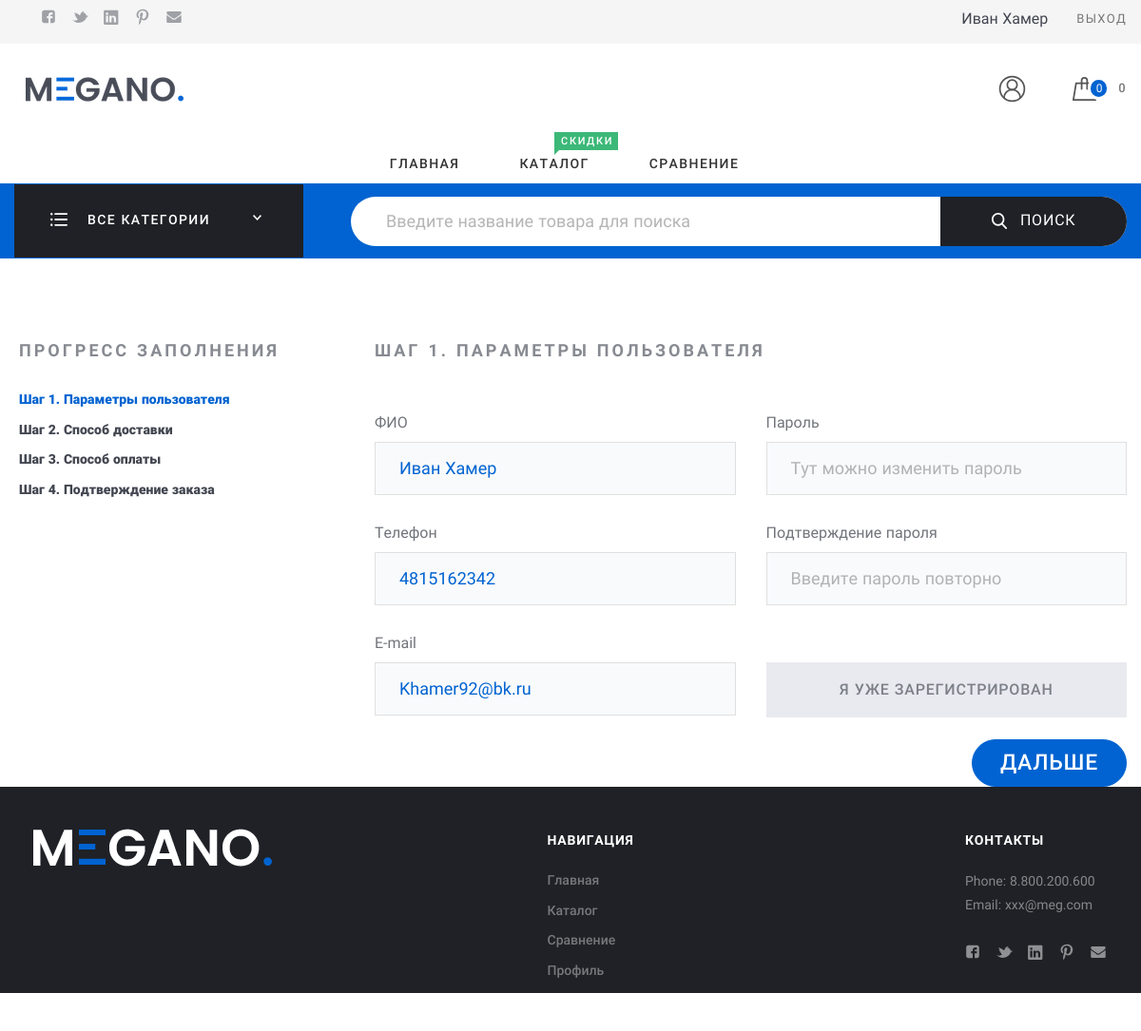
The page /orders/order_step_1/ (signed in) on the database its author committed.
### my_store_app/models.py (models this page shows, shortened)
class Profile(models.Model):
    def validate_image(fieldfile_obj):
        file_size = fieldfile_obj.file.size
        megabyte_limit = 150.0
        if file_size > megabyte_limit * 1024 * 1024:
            raise Exception("Максимальный размер файла {}MB".format(str(megabyte_limit)))
    user = models.OneToOneField(User, unique=True, on_delete=models.CASCADE, related_name='profile')
    username = models.CharField(default='-------', max_length=50,
                                verbose_name='username', blank=True, null=True)
    full_name = models.CharField(default='не указано', max_length=50, verbose_name='ФИО пользователя', blank=True)
    phone = models.CharField(default='Не указано', max_length=30, verbose_name='номер телефона', blank=True, null=True,
                             unique=True)
    email = models.EmailField(verbose_name='email пользователя', blank=True, unique=True)
    avatar = models.ImageField(upload_to='catalog/files/', null=True, validators=[validate_image], default='')
    class Meta:
        verbose_name = 'Профиль'
        verbose_name_plural = 'Профили пользователей'

### orders/views.py (the view)
# urls.py: path('order_step_1/', order_step_1, name='order_step_1'),
def order_step_1(request: HttpRequest):
    if request.method == 'POST':
        form = OrderStepOneForm(request.POST)
        if form.is_valid():
            if request.user.is_authenticated:
                fio = form.cleaned_data['fio']
                email = form.cleaned_data['email']
                phone = form.cleaned_data['phone']
                order = Order.objects.filter(customer=request.user, in_order=False)
                if not order.exists():
                    Order.objects.create(
                        fio=fio,
                        email=email,
                        phone=phone,
                        customer=request.user
                    )
                else:
                    order = Order.objects.filter(customer=request.user, in_order=False).last()
                    order.fio = fio
                    order.email = email
                    order.phone = phone
                    order.save()
                return redirect('orders:order_step_2')
            else:
                return redirect('my_store_app:login')
    else:
        form = OrderStepOneForm()
        return render(request, 'orders/order_step_1.html', {'form': form})

### orders/templates/orders/order_step_1.html (shortened to what this page needs)
{% extends "my_store_app/base.html" %}
{% load static %}
{% load products_tags %}
{% block content %}
    {% order_user pk=request.user.pk as user %}
    <div class="Middle Middle_top">
        <div class="Section Section_column Section_columnRight Section_columnWide Order">
            <div class="wrap">
                <div class="Section-column">
                    <div class="Section-columnSection">
                        <header class="Section-header">
                            <strong class="Section-title">Прогресс заполнения
                            </strong>
                        </header>
                        <div class="Section-columnContent">
                            <div class="NavigateProfile">
                                <ul class="menu menu_vt">
                                    <li class="menu-item_ACTIVE menu-item"><a class="menu-link" href="#step1">Шаг 1. Параметры пользователя</a>
                                    </li>
                                    <li class="menu-item"><a class="menu-link" href="#step2">Шаг 2. Способ доставки</a>
                                    </li>
                                    <li class="menu-item"><a class="menu-link" href="#step3">Шаг 3. Способ оплаты</a>
                                    </li>
                                    <li class="menu-item"><a class="menu-link" href="#step4">Шаг 4. Подтверждение заказа</a>
                                    </li>
                                </ul>
                            </div>
                        </div>
                    </div>
                </div>
                <div class="Section-content">
                    <form class="form" action="{% url 'orders:order_step_1' %}" method="post">
                        <div class="Order-block Order-block_OPEN" id="step1">
                            <header class="Section-header Section-header_sm">
                                <h2 class="Section-title">Шаг 1. Параметры пользователя
                                </h2>
                            </header>
                            <div class="row">
                                <div class="row-block">
                                    <div class="form-group">
                                        <label class="form-label" for="name">ФИО
                                        </label>
                                        <input class="form-input" id="fio" name="fio" type="text" value="{{ user.full_name }}" />
                                    </div>
                                    <div class="form-group">
                                        <label class="form-label" for="phone">Телефон
                                        </label>
                                        <input class="form-input" id="phone" name="phone" type="text" value="{{ user.phone }}" />
                                    </div>
                                    <div class="form-group">
                                        <label class="form-label" for="mail">E-mail
                                        </label>
                                        <input class="form-input" id="email" name="email" type="text" value="{{ user.email }}" data-validate="require" />
                                    </div>
                                </div>
                                <div class="row-block">
                                    <div class="form-group">
                                        <label class="form-label" for="password">Пароль
                                        </label>
                                        <input class="form-input" id="password" name="password" type="password" placeholder="Тут можно изменить пароль" />
                                    </div>
                                    <div class="form-group">
                                        <label class="form-label" for="passwordReply">Подтверждение пароля
                                        </label>
                                        <input class="form-input" id="passwordReply" name="passwordReply" type="password" placeholder="Введите пароль повторно" />
                                    </div>
                                    <div class="form-group"><a class="btn btn_muted Order-btnReg" href="#">Я уже зарегистрирован</a>
                                    </div>
                                </div>
                            </div>
                            <div class="Order-footer"><button type="submit" class="btn btn_primary btn_lg">Дальше</button>
                            </div>
                    </form>
                </div>
            </div>
        </div>
    </div>
{% endblock %}

### my_store_app/templates/my_store_app/base.html (shortened to what this page needs)
<!DOCTYPE html>
{% load static %}
{% load products_tags %}
{% include 'include/head.html' %}
<html lang="ru">
<body class="Site">
    <header class="Header">
        <div class="ControlPanel">
            <div class="wrap">
                <div class="row ControlPanel-row">
                    <div class="row-block">
                        <div class="row ControlPanel-rowSplit">
                            <div class="row-block hide_700">
                                <ul class="menu menu_img menu_smallImg ControlPanel-menu">
                                    <li class="menu-item"><a class="menu-link" href="#"><img src="{% static 'assets/img/icons/socialHeader/fb.svg' %}" alt="fb.svg" /></a>
                                    </li>
                                    <li class="menu-item"><a class="menu-link" href="#"><img src="{% static 'assets/img/icons/socialHeader/tw.svg' %}" alt="tw.svg" /></a>
                                    </li>
                                    <li class="menu-item"><a class="menu-link" href="#"><img src="{% static 'assets/img/icons/socialHeader/in.svg' %}" alt="in.svg" /></a>
                                    </li>
                                    <li class="menu-item"><a class="menu-link" href="#"><img src="{% static 'assets/img/icons/socialHeader/pt.svg' %}" alt="pt.svg" /></a>
                                    </li>
                                    <li class="menu-item"><a class="menu-link" href="#"><img src="{% static 'assets/img/icons/socialHeader/mail.svg' %}" alt="mail.svg" /></a>
                                    </li>
                                </ul>
                            </div>
                        </div>
                    </div>
                    <nav class="row-block">
                        <div class="row ControlPanel-rowSplit">
                            {% if request.user.is_authenticated %}
                                {{ request.user.first_name }}
                                <div class="row-block"><a class="ControlPanel-title" href="{% url 'my_store_app:logout' %}">Выход</a></div>
                            {% else %}
                            <div class="row-block"><a class="ControlPanel-title" href="{% url 'my_store_app:login' %}">Вход</a>
                                <a class="ControlPanel-title" href="{% url 'my_store_app:register' %}">Регистрация</a></div>
                            {% endif %}
                        </div>
                    </nav>
                </div>
            </div>
        </div>
        <div class="wrap">
            <div class="row Header-rowMain">
                <div class="row-block Header-logo"><a class="logo" href="{% url 'my_store_app:index' %}"><img class="logo-image" src="{% static 'assets/img/logo.png' %}" alt="logo.png" /></a>
                </div>
                <nav class="row-block row-block_right Header-menu">
                    <div class="menuModal" id="navigate">
                        <ul class="menu menu_main">
                            <li class="menu-item"><a class="menu-link" href="{% url 'my_store_app:index' %}">Главная</a>
                            </li>
                            <li class="menu-item"><span class="menu-label menu-label_success">Скидки</span><a class="menu-link" href="{% url 'products:catalog' %}">Каталог</a>
                            </li>
                            <li class="menu-item"><a class="menu-link" href="comparison.html">Сравнение</a>
                            </li>
                        </ul>
                    </div>
                </nav>
                <div class="row-block">
                    <div class="CartBlock">
                        {% with total_items=cart|length %}
                            <div class="dropdown">
                                <button class="dropbtn"><img class="CartBlock-img" src="{% static 'assets/img/icons/loon-icon.svg' %}" alt="loon-icon.svg" /></button>
                            </div>
                            {% cart_products pk=request.user.profile.pk as count %}
                            {% cart_total_price pk=request.user.profile.pk as total_price %}
                            {% cart_view pk=request.user.profile.pk as way%}
                            <a class="CartBlock-block" href="{% url 'my_store_app:cart' pk=way %}"><img class="CartBlock-img" src="{% static 'assets/img/icons/cart.svg' %}" alt="cart.svg" /><span class="CartBlock-amount">{{ count }}</span></a>
                            <div class="CartBlock-block"><span class="CartBlock-price">{{ total_price }}</span>
                        {% endwith %}
                        </div>
                    </div>
                </div>
            </div>
        </div>
        <div class="Header-searchWrap">
            <div class="wrap">
                <div class="Header-categories">
                    <div class="CategoriesButton">
                        <div class="CategoriesButton-title">
                            <div class="CategoriesButton-icon"><img src="{% static 'assets/img/icons/allDep.svg' %}" alt="allDep.svg" />
                            </div><span class="CategoriesButton-text">Все категории</span>
                            <div class="CategoriesButton-arrow">
                            </div>
                        </div>
                        {% all_category as categories %}
                    </div>
                </div>
                <div class="Header-search">
                    <div class="search">
                        <form class="form form_search" action="{% url 'products:catalog_query' %}" method="post">
                            <input class="search-input" id="title" name="title" type="text" placeholder="Введите название товара для поиска" />
                            <button class="search-button" type="submit" name="search" id="search"><img src="{% static 'assets/img/icons/search.svg' %}" alt="search.svg" />Поиск
                            </button>
                        </form>
                    </div>
                </div>
            </div>
        </div>
    </header>
{% block content %} {% endblock content %}
    <footer class="Footer">
        <div class="wrap">
            <div class="row Footer-main">
                <div class="row-block"><a class="logo Footer-logo" href="{% url 'my_store_app:index' %}"><img class="logo-image" src="{% static 'assets/img/logo_footer.png' %}" alt="logo_footer.png" /></a>
                </div>
                <div class="row-block">
                    <strong class="Footer-title">Навигация
                    </strong>
                    <ul class="menu menu_vt Footer-menu">
                        <li class="menu-item"><a class="menu-link" href="{% url 'my_store_app:index' %}">Главная</a>
                        </li>
                        <li class="menu-item"><a class="menu-link" href="../../../products/templates/products/catalog.html">Каталог</a>
                        </li>
                        <li class="menu-item"><a class="menu-link" href="comparison.html">Сравнение</a>
                        </li>
                        <li class="menu-item"><a class="menu-link" href="account.html">Профиль</a>
                        </li>
                    </ul>
                </div>
                <div class="row-block">
                    <strong class="Footer-title">Контакты
                    </strong>
                    <p>Phone: 8.800.200.600<br>Email: xxx@meg.com<br>
                    </p>
                    <ul class="menu menu_img menu_smallImg Footer-menuSoc">
                        <li class="menu-item"><a class="menu-link" href="#"><img src="{% static 'assets/img/icons/socialFooter/fb.svg' %}" alt="fb.svg" /></a>
                        </li>
                        <li class="menu-item"><a class="menu-link" href="#"><img src="{% static 'assets/img/icons/socialFooter/tw.svg' %}" alt="tw.svg" /></a>
                        </li>
                        <li class="menu-item"><a class="menu-link" href="#"><img src="{% static 'assets/img/icons/socialFooter/in.svg' %}" alt="in.svg" /></a>
                        </li>
                        <li class="menu-item"><a class="menu-link" href="#"><img src="{% static 'assets/img/icons/socialFooter/pt.svg' %}" alt="pt.svg" /></a>
                        </li>
                        <li class="menu-item"><a class="menu-link" href="#"><img src="{% static 'assets/img/icons/socialFooter/mail.svg' %}" alt="mail.svg" /></a>
                        </li>
                    </ul>
                </div>
            </div>
        </div>
    </footer>
</body>
</html>

### rows shown on the page
Profile: fio "Иван Хамер", phone "4815162342", email "Khamer92@bk.ru"

### other values the page prints
{{ request.user.first_name }} "Иван Хамер"
{{ count }} "0"
{{ total_price }} "0"
